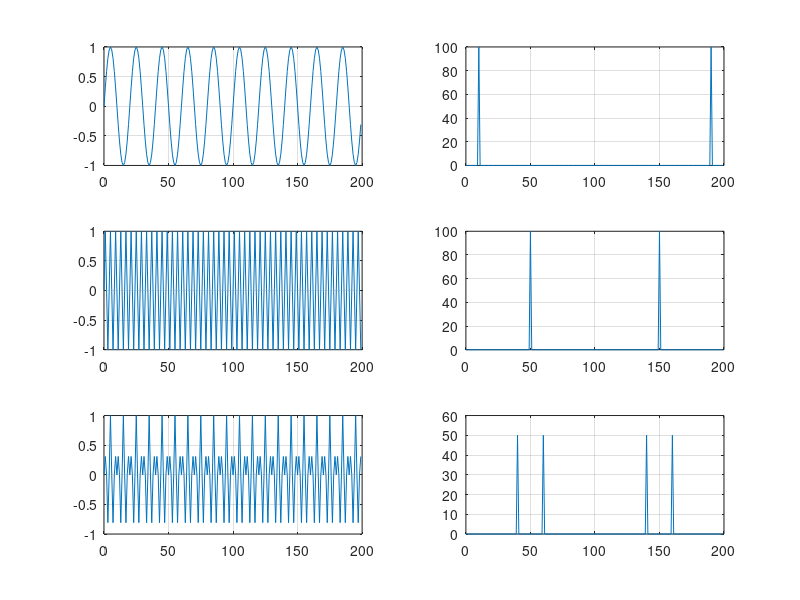

The MATLAB script that drew this image:
N=200;
i=0:1:N-1;
x1=sin( i /20 *2*pi  );
x2=sin( i /4 *2*pi  );

x3=x1.*x2;

figure; 
subplot(3,2,1); plot(i,x1);grid on;
subplot(3,2,2); plot(i,abs(fft(x1)));grid on;

subplot(3,2,3); plot(i,x2);grid on;
subplot(3,2,4); plot(i,abs(fft(x2)));grid on;

subplot(3,2,5); plot(i,x3);grid on;
subplot(3,2,6); plot(i,abs(fft(x3)));grid on;
